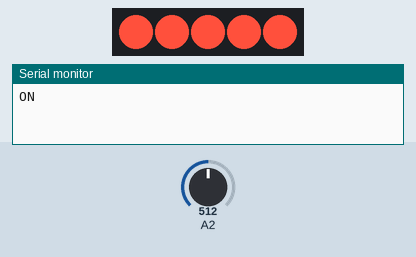
A sketch run on a simulated Arduino Uno, built with avr-gcc and run on an emulated ATmega328P. Parts: 5 RGB LEDs in strip order, left to right, the last lines printed to the serial monitor. The inputs (shaded band) are chosen by the test bench; at power-on: A2 = 512.

Above: at 1.2 s.
1.3 s: A2 set to 317
2.8 s: A2 set to 287
At 3.5 s:
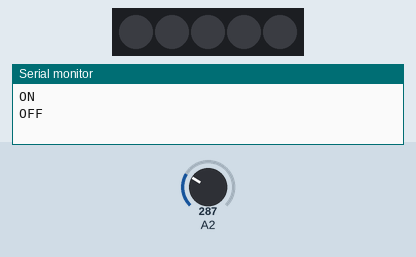
4.3 s: A2 set to 331
5.8 s: A2 set to 352
At 7.0 s:
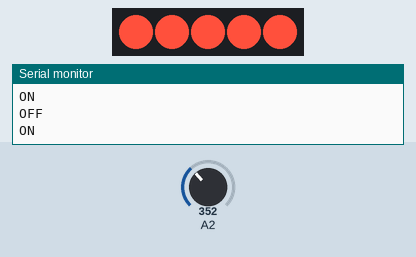
7.3 s: A2 set to 122
At 7.8 s:
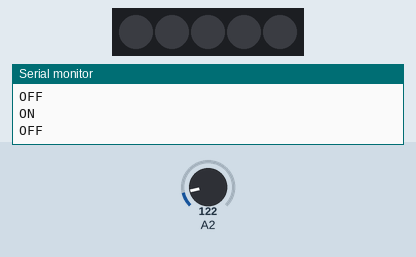
Timing chart, 0 to 9.8 s (numbered marks = the images above; inputs shaded):
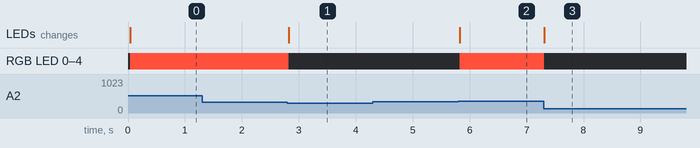

Measured:
- the behaviour switches between 300 and 299 on A2 (found by bisection; images 0 and 1)
- the behaviour switches between 340 and 341 on A2 (found by bisection; images 1 and 2)
- after the input at 1.3 s, every drawn part: stays the same
- after the input at 2.8 s, RGB LED 0–4: RGB(255, 80, 60) → off at once; the LEDs: change at once (image 1)
- after the input at 4.3 s, every drawn part: stays the same
- after the input at 5.8 s, RGB LED 0–4: off → RGB(255, 80, 60) at once; the LEDs: change at once (image 2)
- after the input at 7.3 s, RGB LED 0–4: RGB(255, 80, 60) → off at once; the LEDs: change at once (image 3)

The sketch:

h_Living_Garden_final_Assignment_programming_for_interaction.ino
```cpp
#include <Adafruit_NeoPixel.h>

#define PIXEL_PIN   6      // Flora -> NeoPixel data
#define PIXEL_COUNT 5      // how many pixels you actually wired
#define TOUCH_PIN   10     // your metal fabric pad

Adafruit_NeoPixel pixels(PIXEL_COUNT, PIXEL_PIN, NEO_GRB + NEO_KHZ800);

// Hysteresis thresholds (tune if needed)
const int ON_THR  = 340;   // go ON above this
const int OFF_THR = 300;   // go OFF below this

bool isOn  = false;
bool wasOn = false;

int smoothRead(uint8_t pin, int samples = 8) {
  long sum = 0;
  for (int i = 0; i < samples; i++) {
    sum += analogRead(pin);
    delay(2);
  }
  return sum / samples;
}

void showAll(uint8_t r, uint8_t g, uint8_t b) {
  for (int i = 0; i < PIXEL_COUNT; i++) pixels.setPixelColor(i, pixels.Color(r, g, b));
  pixels.show();
}

void setup() {
  pixels.begin();
  pixels.clear();              // ensure OFF at boot
  pixels.show();
  delay(20);

  Serial.begin(115200);        // if you’ll use p5, keep Monitor closed
}

void loop() {
  // smoothed capacitive-ish reading
  int touchValue = smoothRead(TOUCH_PIN);

  // hysteresis
  if (!isOn && touchValue > ON_THR)  isOn = true;
  if ( isOn && touchValue < OFF_THR) isOn = false;

  // your LED behavior
  if (isOn) {
    // pick any color you like here:
    showAll(255, 80, 60);      // warm red/orange
  } else {
    pixels.clear();
    pixels.show();
  }

  // tell p5 only when it changes
  if (isOn != wasOn) {
    Serial.println(isOn ? "ON" : "OFF");
    wasOn = isOn;
  }

  delay(15);
}
```
